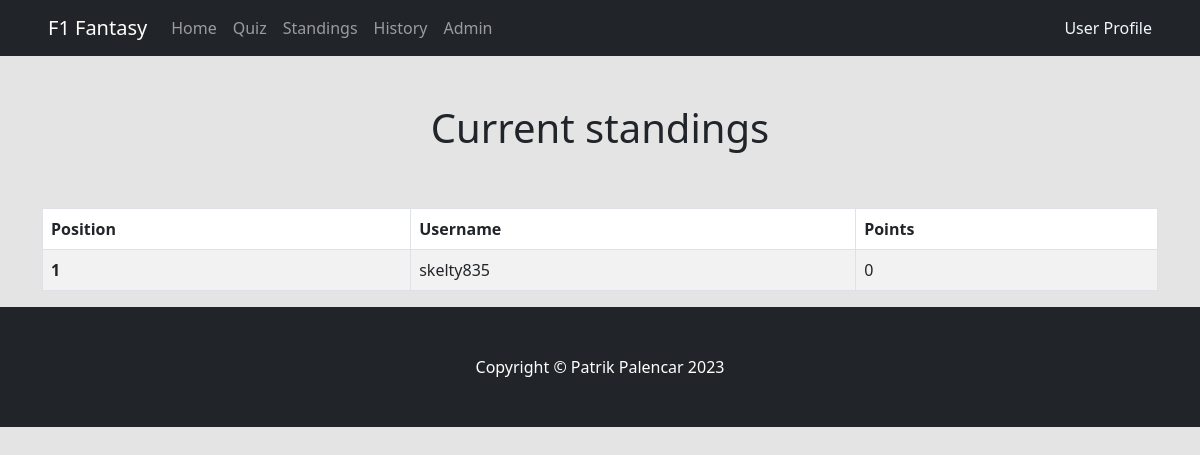
Before: /user_standings (signed in) with the older database file.
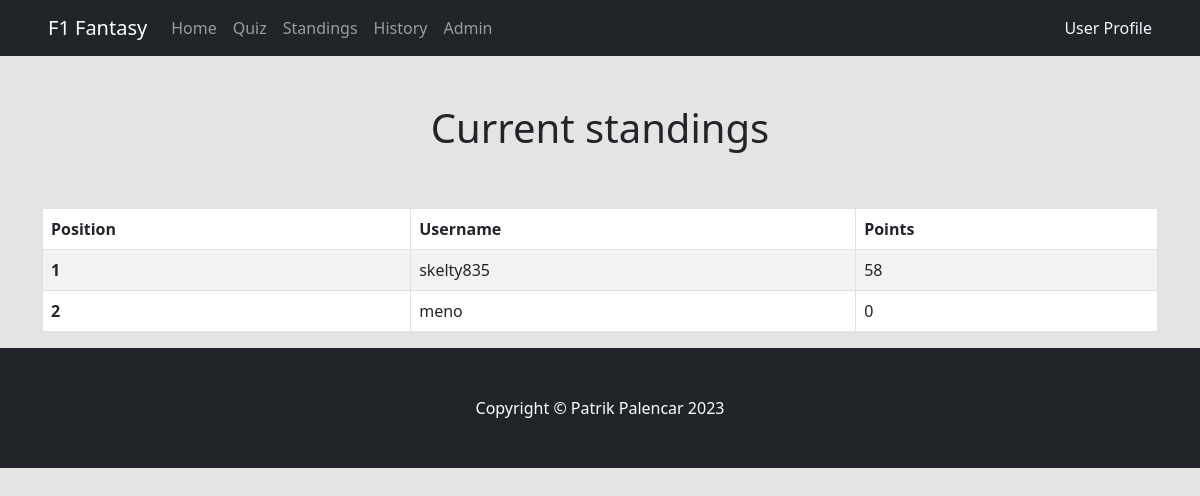
After: the same page with the newer database file.
### flask_app/models.py (models this page shows, shortened)
class Users(db.Model, UserMixin):
    id = db.Column(db.Integer, primary_key=True)
    username = db.Column(db.String(35), nullable=False, unique=True)
    email = db.Column(db.String(70), nullable=False, unique=True)
    password_hash = db.Column(db.String(128))
    date_created = db.Column(db.DateTime, default=datetime.utcnow)
    points = db.Column(db.Integer, default=0)
    quiz_answers = db.relationship('QuizAnswers', backref='user', lazy=True)
    @property
    def password(self):
        raise AttributeError('Password is not a readable attribute.')

### flask_app/routes.py (the view)
@app.route("/user_standings")
@login_required
def user_standings():
    our_users = Users.query.order_by(Users.points.desc())
    return render_template("tables.html",our_users = our_users)

### flask_app/routes.py (called while the page is built)
@login_manager.user_loader
def load_user(id):
    return Users.query.get(int(id))

### flask_app/templates/tables.html
{% extends 'base.html' %}
{% block content %}
<br/>
<h1 class="center">Current standings</h1>
<br/><br/>
<div class="container">
    <table class="table table-hover table-bordered table-striped">
        <thead>
            <tr>
                <th scope="col">Position</th>
                <th scope="col"> Username</th>
                <th scope="col"> Points</th>
            </tr>
        </thead>
    {% for user in our_users %}
        <tr>
            <th scope="row">
                <b>{{ loop.index }}</b>
            </th>
            <td>
                {{ user.username }}
            </td>
            <td>
                {{ user.points }}
            </td>
        </tr>
    {% endfor %}
    </table>
</div>
{% endblock%}

### flask_app/templates/base.html (shortened to what this page needs)
<!doctype html>
<html lang="en">
  <head>
    <link href="https://cdn.jsdelivr.net/npm/bootstrap@5.3.0-alpha3/dist/css/bootstrap.min.css" rel="stylesheet">
    <link href="{{ url_for('static', filename='styles/style.css') }}" rel="stylesheet" type="text/css">
  </head>
    <body>
        {% include 'navbar.html' %}
        <br/>
            {% block content %}
            {% endblock %}
            {% include 'footer.html' %}
    </body>
</html>

### flask_app/templates/navbar.html (shortened to what this page needs)
<nav class="navbar navbar-expand-lg bg-dark navbar-dark">
    <div class="container-fluid mb-0 px-5">
      <a class="navbar-brand" href="{{url_for('index')}}">F1 Fantasy</a>
      <div class="collapse navbar-collapse" id="navbarSupportedContent">
        <ul class="navbar-nav me-auto mb-2 mb-lg-0">
            <li class="nav-item">
                <a class="nav-link " aria-current="page" href="{{url_for('index')}}">Home</a>
            </li>
          <li class="nav-item">
            <a class="nav-link "  href="{{url_for('quiz_form')}}">Quiz</a>
          </li>
          <li class="nav-item">
            <a class="nav-link" href="{{url_for('user_standings')}}">Standings</a>
          </li>
          <li class="nav-item">
            <a class="nav-link" href="{{url_for('history_answers')}}">History</a>
          </li>
          {% if current_user.id == 9 %}
          <li class="nav-item">
            <a class="nav-link" href="{{url_for('admin')}}">Admin</a>
          </li>
          {% endif %}
        </ul>
        <div class="d-flex" style="color: aliceblue;">
          {% if session.logged_in %}
            <li class="nav-item" style="list-style-type: none;"><a class="nav-link" href="{{ url_for('dashboard') }}">User Profile</a></li>
          {% else %}
          <li class="nav-item" style="list-style-type: none;"><a class="nav-link" href="{{url_for('login')}}">Log In</a></li>
          {% endif %}
        </div>
      </div>
    </div>
</nav>

### flask_app/templates/footer.html
<footer class="py-5 bg-dark">
    <div class="container px-5">
        <p class="m-0 text-center text-white">Copyright &copy; Patrik Palencar 2023</p>
    </div>
</footer>

### flask_app/static/styles/style.css (style rules this page uses)
body { background-color: #e4e4e4; }
.center { text-align: center; }

Changed rows visible on the page:
changed Users "skelty835": points "0" → "58"
added Users: username "meno", points "0"
